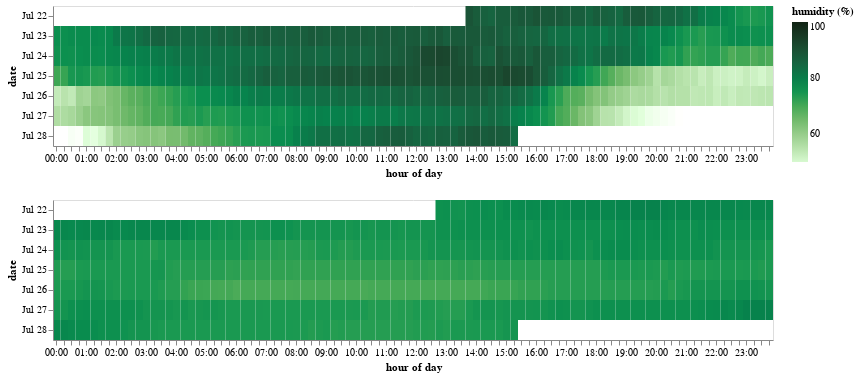

The notebook cell this image was saved under:
### Code cell
f3 = alt.Chart(dfsub.reset_index()).mark_rect().encode(
    alt.X('hoursminutes(created_at):O', title='hour of day'),
    alt.Y('monthdate(created_at):O', title='date'),
    alt.Color('DuckBarnHumidity_External:Q', title='humidity (%)', scale=alt.Scale(domain=(50,100),range=palettable.cmocean.sequential.Algae_20.hex_colors)),
    tooltip=['hoursminutes(created_at):O','monthdate(created_at):O','DuckBarnHumidity_External:Q']
).properties(
    width=720
)

f4 = f3.encode(
    alt.Color('CellarHumidity:Q', title='humidity (%)', scale=alt.Scale(domain=(50,100),range=palettable.cmocean.sequential.Algae_20.hex_colors)),
    tooltip=['hoursminutes(created_at):O','monthdate(created_at):O','CellarHumidity:Q']
)
f3 & f4

### Figure 1 — Vega-Lite specification as saved in the notebook (floating-point values rounded to 4 significant figures; data arrays with more than 128 entries replaced by an {"elided": "..."} marker saying what was removed)
{"config": {"view": {"continuousWidth": 400, "continuousHeight": 300}}, "vconcat": [{"mark": "rect", "encoding": {"color": {"type": "quantitative", "field": "DuckBarnHumidity_External", "scale": {"domain": [50, 100], "range": ["#D7F9D0", "#C7EDBD", "#B5E1A9", "#A4D698", "#92CB86", "#80C176", "#6BB767", "#54AE5B", "#39A553", "#1C9A51", "#0B8F4F", "#07824C", "#0D7648", "#136A43", "#185E3D", "#1A5336", "#1A472E", "#183B26", "#162F1D", "#122414"]}, "title": "humidity (%)"}, "tooltip": [{"type": "ordinal", "field": "created_at", "timeUnit": "hoursminutes"}, {"type": "ordinal", "field": "created_at", "timeUnit": "monthdate"}, {"type": "quantitative", "field": "DuckBarnHumidity_External"}], "x": {"type": "ordinal", "field": "created_at", "timeUnit": "hoursminutes", "title": "hour of day"}, "y": {"type": "ordinal", "field": "created_at", "timeUnit": "monthdate", "title": "date"}}, "width": 720}, {"mark": "rect", "encoding": {"color": {"type": "quantitative", "field": "CellarHumidity", "scale": {"domain": [50, 100], "range": ["#D7F9D0", "#C7EDBD", "#B5E1A9", "#A4D698", "#92CB86", "#80C176", "#6BB767", "#54AE5B", "#39A553", "#1C9A51", "#0B8F4F", "#07824C", "#0D7648", "#136A43", "#185E3D", "#1A5336", "#1A472E", "#183B26", "#162F1D", "#122414"]}, "title": "humidity (%)"}, "tooltip": [{"type": "ordinal", "field": "created_at", "timeUnit": "hoursminutes"}, {"type": "ordinal", "field": "created_at", "timeUnit": "monthdate"}, {"type": "quantitative", "field": "CellarHumidity"}], "x": {"type": "ordinal", "field": "created_at", "timeUnit": "hoursminutes", "title": "hour of day"}, "y": {"type": "ordinal", "field": "created_at", "timeUnit": "monthdate", "title": "date"}}, "width": 720}], "data": {"name": "data-fb4b906e1fd2cb596e550aaa78ec3491"}, "$schema": "https://vega.github.io/schema/vega-lite/v4.8.1.json", "datasets": {"data-fb4b906e1fd2cb596e550aaa78ec3491": {"elided": "587 records"}}}
